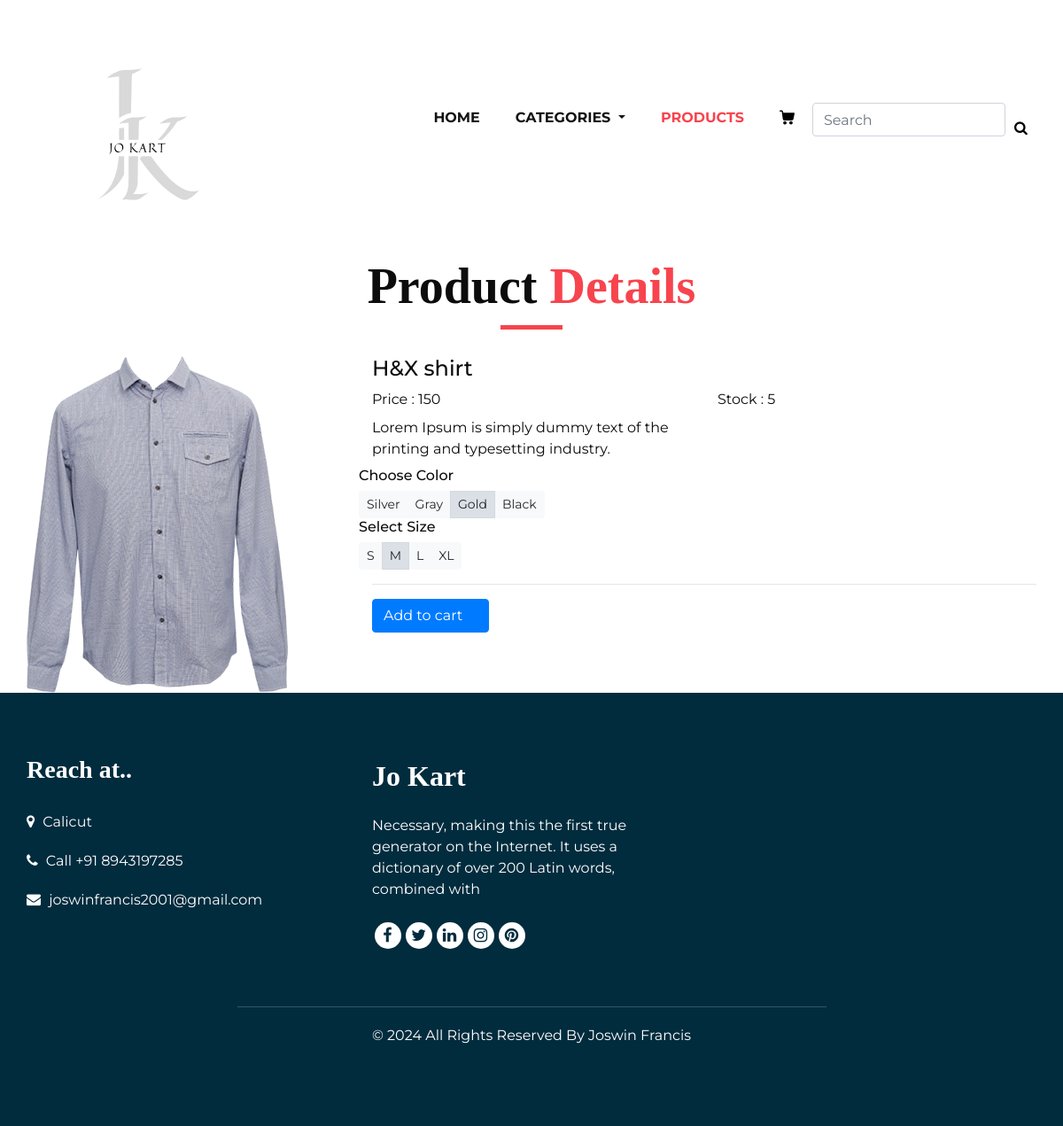
The page /products/shirts/hx-shirt/ (signed in) on the database its author committed.
### products/models.py (models this page shows, shortened)
class Product(models.Model):
    product_name=models.CharField(max_length=200 ,unique=True)
    slug = models.SlugField(max_length=200 ,unique=True)
    description=models.TextField(max_length=500 , blank=True)
    price=models.IntegerField()
    images=models.ImageField(upload_to='media/')
    stock=models.IntegerField()
    is_available=models.BooleanField(default=True)
    category = models.ForeignKey(Category,on_delete=models.CASCADE)
    created_date=models.DateTimeField(auto_now_add=True)
    modified_date=models.DateTimeField(auto_now=True)

### products/views.py (the view)
# urls.py: path('products/<slug:category_slug>/<slug:product_slug>/',views.product_details , name='product_details'),
@login_required(login_url='login')
def product_details(request, category_slug, product_slug):
    single_product = get_object_or_404(Product, category__slug=category_slug, slug=product_slug)
    in_carts = CartItem.objects.filter(cart__cart_id=_cart_id(request),product=single_product).exists()
    context = {
        'single_product': single_product,
        'in_carts':in_carts,
    }
    return render(request, 'product_details.html', context)

### category/context_processors.py (called while the page is built)
def menu_links(request):
    links = Category.objects.all()
    return dict(links=links)

### category/models.py (called while the page is built)
    def get_url(self):
        return reverse('products_by_category', args=[self.slug])

### orders/views.py (called while the page is built)
@login_required(login_url='login')
def _cart_id(request):
    cart = request.session.session_key
    if not cart:
        cart = request.session.create()
    return cart

### templates/product_details.html (shortened to what this page needs)
{% load static %}
<!DOCTYPE html>
<html>
   <head>
      <link rel="stylesheet" type="text/css" href="{% static 'css/bootstrap.css' %}" />
      <link href="{% static 'css/font-awesome.min.css' %}" rel="stylesheet" />
      <link href="{% static 'css/style.css' %}" rel="stylesheet" />
      <link href="{% static 'css/responsive.css' %}" rel="stylesheet" />
   </head>
    <body>
    <header class="header_section">
      <div class="container">
         <nav class="navbar navbar-expand-lg custom_nav-container ">
            <a class="navbar-brand" href="{% url 'index' %}"><img width="250" src="{% static 'images/logo.png' %}" alt="#" /></a>
            <div class="collapse navbar-collapse" id="navbarSupportedContent">
               <ul class="navbar-nav">
                  <li class="nav-item">
                     <a class="nav-link" href="{% url 'index' %}">Home <span class="sr-only">(current)</span></a>
                  </li>
                  <li class="nav-item dropdown">
                     <a class="nav-link dropdown-toggle" href="#" data-toggle="dropdown" role="button" aria-haspopup="true" aria-expanded="true"> <span class="nav-label">Categories </a>
                  </li>
                  <li class="nav-item active">
                     <a class="nav-link" href="{% url 'products' %}">Products</a>
                  </li>
                  <li class="nav-item">
                     <a class="nav-link" href="{% url 'cart' %}">
                     </a>
                  </li>
                  <form class="form-inline" method="GET" action="{% url 'search_product' %}">
                     <input type="text" name="search" placeholder="search" class="form-control">
                     <button class="btn my-2 my-sm-0 nav_search-btn" type="submit">
                         <i class="fa fa-search" aria-hidden="true"></i>
                     </button>
                  </form>
               </ul>
            </div>
         </nav>
      </div>
   </header>
   <section class="product_section">
      <div class="container">
         <div class="heading_container heading_center">
            <h2>
               Product <span>Details</span>
            </h2>
         </div>
         <div class="row">
            <div class="col-md-4">
                <div class="img-box">
                    <img src="{{ single_product.images.url }}" alt="" class="img-fluid">
                </div>
            </div>
            <div class="col-md-8">
               <h4>{{ single_product.product_name }}</h4>
               <div class="row">
                  <div class="col-sm-6">
                     <label>Price :  {{ single_product.price }}</label>
                  </div>
                  <div class="col-sm-6">
                     <label>Stock :  {{ single_product.stock }}</label>
                  </div>
                  <div class="col-sm-6">
                     <label>{{ single_product.description }}</label>
                  </div>
               </div>
               <div class="row">
                  <div class="item-option-select">
                     <h6>Choose Color</h6>
                     <div class="btn-group btn-group-sm btn-group-toggle" data-toggle="buttons">
                       <label class="btn btn-light">
                         <input type="radio" name="radio_color"> Silver
                       </label>
                       <label class="btn btn-light">
                         <input type="radio" name="radio_color" > Gray
                       </label>
                       <label class="btn btn-light active">
                         <input type="radio" name="radio_color checked"> Gold
                       </label>
                       <label class="btn btn-light">
                         <input type="radio" name="radio_color"> Black
                       </label>
                     </div>
                  </div>
               </div>
               <div class="row">
                  <div class="item-option-select">
                     <h6>Select Size</h6>
                     <div class="btn-group btn-group-sm btn-group-toggle" data-toggle="buttons">
                       <label class="btn btn-light">
                         <input type="radio" name="radio_color"> S
                       </label>
                       <label class="btn btn-light active">
                         <input type="radio" name="radio_color" checked> M
                       </label>
                       <label class="btn btn-light">
                         <input type="radio" name="radio_color"> L
                       </label>
                       <label class="btn btn-light">
                         <input type="radio" name="radio_color"> XL
                       </label>
                     </div>
                  </div>
               </div>
               <hr>
               {% if single_product.stock <= 0 %}
               <h4 class="text-danger"> Out Of Stock</h4>
               {% else %}
                  {% if in_carts %}
                  <h5 class="text-success" >ITEM ALREADY ADDED</h5>
                  <a href="{% url 'cart' %}" class="btn  btn-primary"> <span class="text">View Cart </span> <i class="fas fa-shopping-cart"></i></a> OR
                  <a href="{% url 'add_cart' single_product.id %}" class="btn  btn-primary"> <span class="text">Add to cart</span> <i class="fas fa-shopping-cart"></i> </a>
                  {% else %}
                  <a href="{% url 'add_cart' single_product.id %}" class="btn  btn-primary"> <span class="text">Add to cart</span> <i class="fas fa-shopping-cart"></i> </a>
                  {% endif %}
               {% endif %}
            </div>
        </div>
      </div>
  </section>
    <footer class="footer_section">
      <div class="container">
         <div class="row">
            <div class="col-md-4 footer-col">
               <div class="footer_contact">
                  <h4>
                     Reach at..
                  </h4>
                  <div class="contact_link_box">
                     <a href="">
                     <i class="fa fa-map-marker" aria-hidden="true"></i>
                     <span>
                     Calicut
                     </span>
                     </a>
                     <a href="">
                     <i class="fa fa-phone" aria-hidden="true"></i>
                     <span>
                     Call +91 8943197285
                     </span>
                     </a>
                     <a href="">
                     <i class="fa fa-envelope" aria-hidden="true"></i>
                     <span>
                     joswinfrancis2001@gmail.com
                     </span>
                     </a>
                  </div>
               </div>
            </div>
            <div class="col-md-4 footer-col">
               <div class="footer_detail">
                  <a href="{% url 'index' %}" class="footer-logo">
                  Jo Kart
                  </a>
                  <p>
                     Necessary, making this the first true generator on the Internet. It uses a dictionary of over 200 Latin words, combined with
                  </p>
                  <div class="footer_social">
                     <a href="">
                     <i class="fa fa-facebook" aria-hidden="true"></i>
                     </a>
                     <a href="">
                     <i class="fa fa-twitter" aria-hidden="true"></i>
                     </a>
                     <a href="">
                     <i class="fa fa-linkedin" aria-hidden="true"></i>
                     </a>
                     <a href="">
                     <i class="fa fa-instagram" aria-hidden="true"></i>
                     </a>
                     <a href="">
                     <i class="fa fa-pinterest" aria-hidden="true"></i>
                     </a>
                  </div>
               </div>
            </div>
            <div class="col-md-4 footer-col">
               <div class="map_container">
                  <div class="map">
                     <div id="googleMap"></div>
                  </div>
               </div>
            </div>
         </div>
         <div class="footer-info">
            <div class="col-lg-7 mx-auto px-0">
               <p>
                  &copy; <span id="displayYear"></span> All Rights Reserved By
                  <a href="#">Joswin Francis</a><br>
               </p>
            </div>
         </div>
      </div>
   </footer>
</body>
</html>

### static/css/style.css (style rules this page uses)
* { box-sizing: border-box; }
body { font-family: 'Montserrat', sans-serif; color: #0c0c0c; background-color: #ffffff; overflow-x: hidden; }
h1, h2 { font-family: 'Playfair Display', serif; }
.heading_container { display: -webkit-box; display: -ms-flexbox; display: flex; -webkit-box-orient: vertical; -webkit-box-direction: normal; -ms-flex-direction: column; flex-direction: column; -webkit-box-align: start; -ms-flex-align: start; align-items: flex-start; }
.heading_container h2 { position: relative; margin-bottom: 0; font-size: 3.5rem; font-weight: bold; }
.heading_container h2::after { content: ""; display: block; width: 70px; height: 5px; background: #f7444e; margin: 10px auto 10px; }
.heading_container h2 span { color: #f7444e; }
.heading_container.heading_center { -webkit-box-align: center; -ms-flex-align: center; align-items: center; text-align: center; }
a, a:hover, a:focus { text-decoration: none; }
.btn, .btn:focus { outline: none !important; -webkit-box-shadow: none; box-shadow: none; }
.header_section { padding: 15px 0; }
.navbar-brand { font-family: 'Playfair Display', serif; }
.custom_nav-container { padding: 0; }
.custom_nav-container .navbar-nav { margin-left: auto; }
.custom_nav-container .navbar-nav .nav-item .nav-link { padding: 5px 20px; color: #131313; text-align: center; text-transform: uppercase; border-radius: 5px; -webkit-transition: all 0.3s; transition: all 0.3s; font-weight: 700; }
.custom_nav-container .navbar-nav .nav-item .nav-link svg { width: 17px; height: auto; fill: #000000; margin-bottom: 2px; }
.custom_nav-container .navbar-nav .nav-item:hover .nav-link, .custom_nav-container .navbar-nav .nav-item.active .nav-link { color: #f7444e; }
.custom_nav-container .nav_search-btn { width: 35px; height: 35px; padding: 0; border: none; color: #000000; }
.product_section .heading_container { margin-bottom: 20px; }
.footer_section { background-color: #002c3e; color: #ffffff; padding-top: 70px; }
.footer_section { color: #ffffff; text-align: left; }
.footer_section h4 { font-size: 28px; }
.footer_section h4, .footer_section .footer-logo { font-weight: 600; margin-bottom: 20px; font-family: 'Playfair Display', serif; text-align: left; }
.footer_section .footer-col { margin-bottom: 30px; }
.footer_section .footer_contact .contact_link_box { display: -webkit-box; display: -ms-flexbox; display: flex; -webkit-box-orient: vertical; -webkit-box-direction: normal; -ms-flex-direction: column; flex-direction: column; }
.footer_section .footer_contact .contact_link_box a { margin: 10px 0; color: #ffffff; }
.footer_section .footer_contact .contact_link_box a i { margin-right: 5px; }
.footer_section .footer-logo { display: block; font-weight: bold; font-size: 32px; color: #ffffff; }
.footer_section .footer_social { display: -webkit-box; display: -ms-flexbox; display: flex; -webkit-box-pack: left; -ms-flex-pack: center; justify-content: left; margin-top: 25px; margin-bottom: 10px; }
.footer_section .footer_social a { display: -webkit-box; display: -ms-flexbox; display: flex; -webkit-box-pack: center; -ms-flex-pack: center; justify-content: center; -webkit-box-align: center; -ms-flex-align: center; align-items: center; color: #002c3e; width: 30px; height: 30px; border-radius: 100%; background-color: #ffffff; border-radius: 100%; margin: 0 2.5px; font-size: 18px; }
.footer_section .map_container { width: 100%; height: 175px; overflow: hidden; display: -webkit-box; display: -ms-flexbox; display: flex; -webkit-box-align: stretch; -ms-flex-align: stretch; align-items: stretch; }
.footer_section .map_container .map { height: 100%; -webkit-box-flex: 1; -ms-flex: 1; flex: 1; }
.footer_section .map_container .map #googleMap { height: 100%; }
.footer_section .footer-info { text-align: center; margin-top: 25px; }
.footer_section .footer-info p { color: #ffffff; margin: 0; padding: 20px 0; border-top: 1px solid rgba(255,255,255,0.2); }
.footer_section .footer-info p a { color: inherit; }
footer { background: #f8f8f8; padding: 90px 0 70px; }
form input { background: #fff; border: solid #ccc 1px; padding: 15px 15px; width: 100%; font-size: 14px; margin-bottom: 20px; text-transform: capitalize; line-height: normal; }

### static/css/responsive.css (style rules this page uses)
@media (min-width: 1200px) { .container { max-width: 1170px; } }

### rows shown on the page
Product: images (picture), product_name "H&X shirt", price "150", stock "5", description "Lorem Ipsum is simply dummy text of the printing and typesetting industry."
